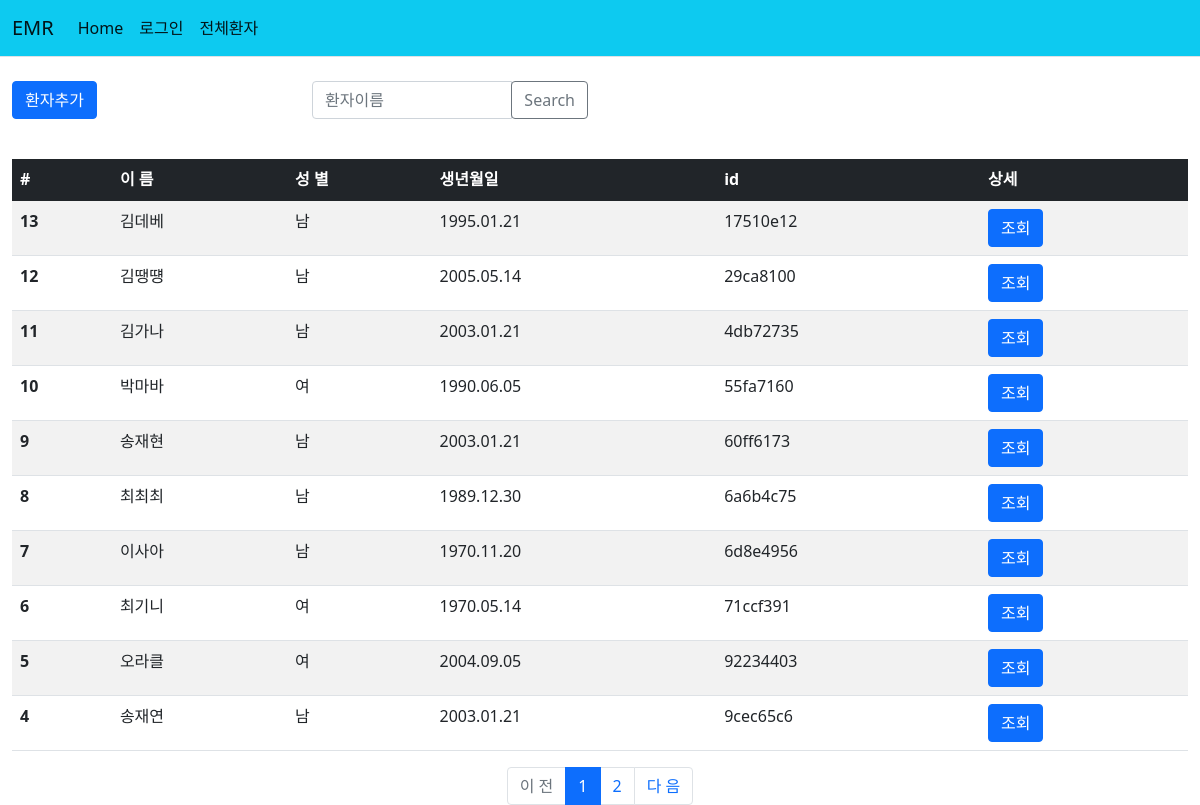
The page /patient/ on the database its author committed.
### patient/models.py (models this page shows, shortened)
class Patient2(models.Model):
    id = models.CharField(primary_key=True, max_length=36, default=uuid.uuid4)
    name = models.CharField(max_length=10)
    front_resident = models.CharField(max_length=6)
    back_resident = models.CharField(max_length=1)
    phone = models.CharField(max_length=30)
    memo = models.TextField(default='메모', null=True, blank=True)
    exercise_memo = models.TextField(default='운동처방 메모', null=True, blank=True)
    rom_memo = models.TextField(default='가동범위 검사 메모', null=True, blank=True)
    clinic_memo = models.TextField(default='물리치료 메모', null=True, blank=True)

### patient/views.py (the view)
# urls.py: path('', views.index, name='index'),
def index(request):
    page = request.GET.get('page', 1)
    name = request.GET.get('name', '')
    patient_list = Patient2.objects.order_by('id')
    if name=='':
        patient_list = Patient2.objects.order_by('id')
    else:
        patient_list = Patient2.objects.filter(name=name)
    paginator = Paginator(patient_list, 10)
    page_obj = paginator.get_page(page)
    context = {'patient_list':page_obj}
    return render(request, 'patient/patient_list.html', context)

### patient/templatetags/patient_filter.py (called while the page is built)
@register.filter
def sub(value, arg):
    return value-arg

@register.filter
def back(value):
    ans=''
    if int(value)%2==0:
        ans = '여'
    else:
        ans = '남'
    return ans

@register.filter
def birth(value, back):
    if back=='3' or back=='4':
        year = '20'+value[:2]
    else:
        year = '19'+value[:2]
    birth = year+'.'+value[2:4]+'.'+value[4:]
    return birth

@register.filter
def id_cut(value):
    return value[:8]

### templates/patient/patient_list.html (shortened to what this page needs)
{% extends "base.html" %}
{% load patient_filter %}
{% block content %}
<div class="container-fluid mt-4 mb-4">
    <div class="row">
        <div class="col-md-3">
            <a href="{% url 'patient:patient_add' %}" class="btn btn-primary">환자추가</a>
        </div>
        <div class="col-md-3">
            <form method="get">
                <div class="input-group mb-3">
                    <input type="text" class="form-control" placeholder="환자이름" id="search_kw" name='name'>
                    <div class="input-group-append">
                        <button class="btn btn-outline-secondary" type="submit" id="btn_search">Search</button>
                    </div>
                </div>
            </form>
        </div>
    </div>
</div>
{% if patient_list %}
<div class="container-fluid">
    <table class="table table-border table-Secondary table-striped">
        <thead>
        <tr class="table-dark">
            <th scope="col">#</th>
            <th scope="col">이 름</th>
            <th scope="col">성 별</th>
            <th scope="col">생년월일</th>
            <th scope="col">id</th>
            <th scope="col">상세</th>
        </tr>
        </thead>
        <tbody>
        {% for patient in patient_list %}
        <tr>
            <th scope="row">{{patient_list.paginator.count|sub:patient_list.start_index|sub:forloop.counter|add:1}}</th>
            <td>{{patient.name}}</td>
            <td>{{patient.back_resident|back}}</td>
            <td>{{patient.front_resident|birth:patient.back_resident}}</td>
            <td>{{patient.id|id_cut}}</td>
            <td><a class="btn btn-primary" href="{% url 'patient:detail' patient.id %}" role="button">조회</a></td>
        </tr>
        {% endfor %}
        </tbody>
    </table>
    <ul class="pagination justify-content-center">
        {% if patient_list.has_previous %}
        <li class="page-item">
            <a class="page-link" href="?page={{patient_list.previous_page_number}}">이 전</a>
        </li>
        {% else %}
        <li class="page-item disabled">
            <a class="page-link" tabindex="-1" aria-disabled="true" href="#">이 전</a>
        </li>
        {% endif %}
        {% for page_number in patient_list.paginator.page_range %}
        {% if page_number >= patient_list.number|add:-5 and page_number <= patient_list.number|add:5 %}
        {% if page_number == patient_list.number %}
        <li class="page-item active" aria-current="page">
            <a class="page-link" href="?page={{ page_number }}">{{ page_number }}</a>
        </li>
        {% else %}
        <li class="page-item">
            <a class="page-link" href="?page={{ page_number }}">{{ page_number }}</a>
        </li>
        {% endif %}
        {% endif %}
        {% endfor %}
        {% if patient_list.has_next %}
        <li class="page-item">
            <a class="page-link" href="?page={{ patient_list.next_page_number }}">다 음</a>
        </li>
        {% else %}
        <li class="page-item disabled">
            <a class="page-link" tabindex="-1" aria-disabled="true" href="#">다 음</a>
        </li>
        {% endif %}
    </ul>
</div>
{% else %}
    <p>환자가 없습니다.</p>
{% endif %}
{% endblock %}

### static/sidebars.css (style rules this page uses)
body { min-height: 100vh; min-height: -webkit-fill-available; }
html { height: -webkit-fill-available; }

### rows shown on the page
Patient2: paginator.count|sub "13", name "김데베", back_resident|back "남", front_resident|birth "1995.01.21", id|id_cut "17510e12"
Patient2: paginator.count|sub "12", name "김땡떙", back_resident|back "남", front_resident|birth "2005.05.14", id|id_cut "29ca8100"
Patient2: paginator.count|sub "11", name "김가나", back_resident|back "남", front_resident|birth "2003.01.21", id|id_cut "4db72735"
Patient2: paginator.count|sub "10", name "박마바", back_resident|back "여", front_resident|birth "1990.06.05", id|id_cut "55fa7160"
Patient2: paginator.count|sub "9", name "송재현", back_resident|back "남", front_resident|birth "2003.01.21", id|id_cut "60ff6173"
Patient2: paginator.count|sub "8", name "최최최", back_resident|back "남", front_resident|birth "1989.12.30", id|id_cut "6a6b4c75"
Patient2: paginator.count|sub "7", name "이사아", back_resident|back "남", front_resident|birth "1970.11.20", id|id_cut "6d8e4956"
Patient2: paginator.count|sub "6", name "최기니", back_resident|back "여", front_resident|birth "1970.05.14", id|id_cut "71ccf391"
Patient2: paginator.count|sub "5", name "오라클", back_resident|back "여", front_resident|birth "2004.09.05", id|id_cut "92234403"
Patient2: paginator.count|sub "4", name "송재연", back_resident|back "남", front_resident|birth "2003.01.21", id|id_cut "9cec65c6"

### other values the page prints
{{ page_number }} "1"
{{ page_number }} "2"
